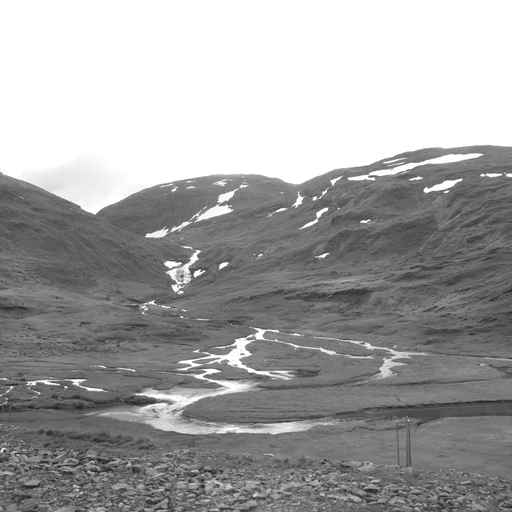
#> input picture 1.pgm, 512 x 512 px
$ python main1.py
#> lines starting #> are read from the running program, lines starting #| are printed output that depends on the picture; after the words box and inside, x2 and y2 are one past the last pixel; in counts of white or black regions, pixels touching at a corner belong together
#> further down, image is the input picture: shape (512, 512); min 20, max 255, mean 162.7
#> (reads date.txt from the repository)
import cv2
import numpy as np

def calculate_local_variance(image, x, y, window_size):
    # 计算图像中 (x, y) 周围区域的局部方差
    region = image[max(x-window_size//2, 0):min(x+window_size//2+1, image.shape[0]),
                   max(y-window_size//2, 0):min(y+window_size//2+1, image.shape[1])]
    local_variance = np.var(region)
    return local_variance

def choose_embed_positions(image, embed_length, window_size=3):
    # 计算每个像素的局部方差
#> called with embed_length = 536, window_size = 3
    rows, cols = image.shape
#> rows = 512; cols = 512
    srm_features = []

    for i in range(rows):
        for j in range(cols):
            local_variance = calculate_local_variance(image, i, j, window_size)
            srm_features.append((local_variance, (i, j)))
#> this loop made 512 passes

    # 按局部方差排序并选择前 embed_length 个位置
    srm_features.sort(reverse=True, key=lambda x: x[0])
    embed_positions = [pos for _, pos in srm_features[:embed_length]]

    return embed_positions


def read_data_to_embed(file_path):
    with open(file_path, 'r', encoding='utf-8') as file:
        data = file.read().strip()
    # 将数据转换为二进制字符串
    # print(data)
    bit_string = ''.join(format(ord(char), '08b') for char in data)
    # print(bit_string)
    return bit_string

def embed_data(image, embed_positions, bit_string):
    img_copy = np.copy(image)
    embed_count = len(embed_positions)
    data_length = len(bit_string)

    if data_length > embed_count:
        raise ValueError("要嵌入的数据对选择的位置来说太大了")

    mask = np.zeros_like(image)

    embed_index = 0
    for pos in embed_positions:
        row, col = pos
        if embed_index < data_length:
            mask[pos] = 255
            # 获取像素值的最低有效位
            pixel_value = img_copy[row, col]

            # 将bit_string中的位嵌入像素值的最低有效位中
            new_lsb = int(bit_string[embed_index])
            if new_lsb:
                new_lsb = pixel_value | 1
            else:
                new_lsb = pixel_value & 254

            # 用嵌入的值更新图像副本
            img_copy[row, col] = new_lsb

            embed_index += 1
        else:
            break
#> this loop made 536 passes
#> pos on passes 1 to 3: (379, 73), (379, 74), (379, 75)
#> img_copy: shape (512, 512); 0.11% of pixels changed, all inside (x1, y1, x2, y2) = (4, 159, 512, 461)
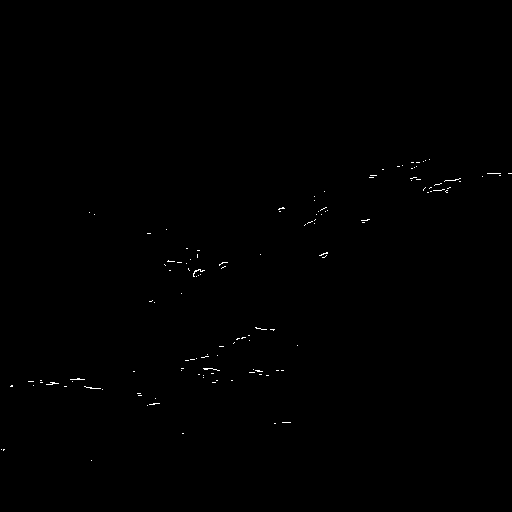
#> mask: shape (512, 512); 0.2% white in thin lines or dots, all inside (x1, y1, x2, y2) = (1, 159, 512, 461)

    return img_copy, mask

def extract_embedded_data(embedded_image, embed_positions, embed_count):
#> called with embed_count = 536
    extracted_data = []
    bit_string = ''
    embed_index = 0
    for pos in embed_positions:
        row, col = pos
        if embed_index < embed_count:
            # 获取像素值的最低有效位
            pixel_value = embedded_image[row, col]

            lsb = pixel_value & 1

            bit_string += str(lsb)

            embed_index += 1
        else:
            break
    # print(bit_string)
    for i in range(0, len(bit_string), 8):
        byte = bit_string[i:i+8]
        extracted_data.append(chr(int(byte, 2)))
#> this loop made 67 passes
#> i on passes 2 to 13: 8, 16, 24, 32, 40, 48, 56, 64, 72, 80, 88, 96

    extracted_text = ''.join(extracted_data)
    return extracted_text


if __name__ == "__main__":
    # 加载一个示例PGM格式的图像（替换为你自己的图像路径）
    image_path = '1.pgm'
    image = cv2.imread(image_path, cv2.IMREAD_GRAYSCALE)

    # 从date.txt读取要嵌入的数据
    data_to_embed = read_data_to_embed('date.txt')

    # 根据数据长度选择LSB嵌入位置
    embed_positions = choose_embed_positions(image, len(data_to_embed))

    # 将数据嵌入图像的选择位置中
    embedded_image, mask = embed_data(image, embed_positions, data_to_embed)

    # 保存嵌入数据的图像为PNG格式（替换为你想要的输出路径）
    cv2.imwrite('embedded_image.png', embedded_image)
    print(f"数据嵌入成功。嵌入数据的图像已保存为'embedded_image.png'。")
    # 单独保存掩码图像
    cv2.imwrite('embedded_image_mask.png', mask)
    print(f"嵌入掩码图像已保存为'embedded_image_mask.png'。")

    # 示例：从嵌入数据的图像中提取嵌入的数据
    extracted_data = extract_embedded_data(embedded_image, embed_positions, len(data_to_embed))
    print(f"从嵌入图像中提取的数据：{extracted_data}")
#| 从嵌入图像中提取的数据：hi,I am yangliwei ,num 21312656
#| 58sdvsdb fxc bnxvnghcbnh vnvnfgmngc
